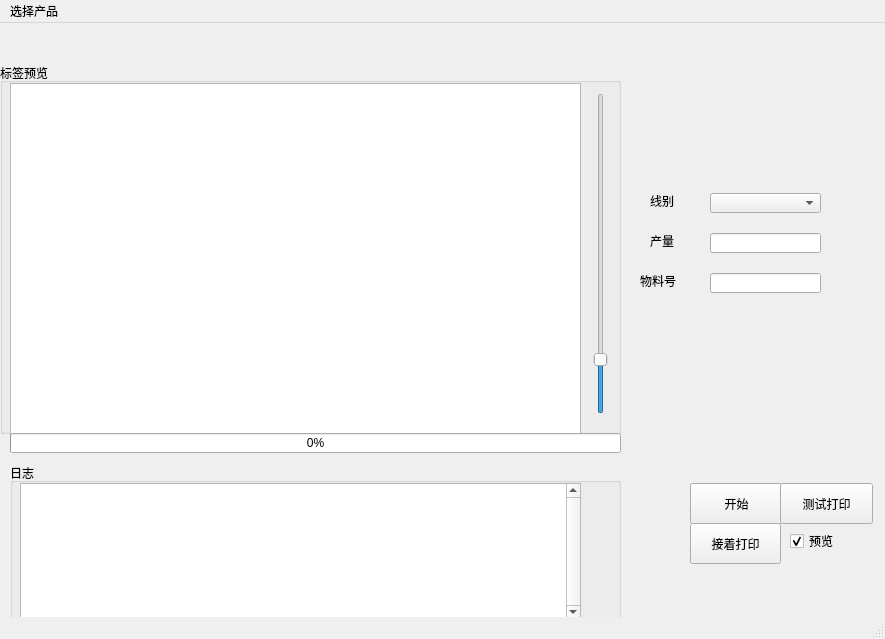
<?xml version="1.0" encoding="UTF-8"?>
<ui version="4.0">
 <class>MainWindow</class>
 <widget class="QMainWindow" name="MainWindow">
  <property name="windowModality">
   <enum>Qt::NonModal</enum>
  </property>
  <property name="enabled">
   <bool>true</bool>
  </property>
  <property name="geometry">
   <rect>
    <x>0</x>
    <y>0</y>
    <width>885</width>
    <height>639</height>
   </rect>
  </property>
  <property name="windowTitle">
   <string>奥比产品SN标签打印工具--v2.0.1.1</string>
  </property>
  <property name="layoutDirection">
   <enum>Qt::LeftToRight</enum>
  </property>
  <property name="autoFillBackground">
   <bool>false</bool>
  </property>
  <widget class="QWidget" name="centralwidget">
   <widget class="QGroupBox" name="gbx_label_view">
    <property name="geometry">
     <rect>
      <x>0</x>
      <y>40</y>
      <width>621</width>
      <height>371</height>
     </rect>
    </property>
    <property name="title">
     <string>标签预览</string>
    </property>
    <widget class="QGraphicsView" name="gph_view_label">
     <property name="geometry">
      <rect>
       <x>10</x>
       <y>20</y>
       <width>571</width>
       <height>351</height>
      </rect>
     </property>
     <property name="mouseTracking">
      <bool>true</bool>
     </property>
     <property name="autoFillBackground">
      <bool>false</bool>
     </property>
    </widget>
    <widget class="QSlider" name="slider_pre_view">
     <property name="geometry">
      <rect>
       <x>590</x>
       <y>30</y>
       <width>22</width>
       <height>321</height>
      </rect>
     </property>
     <property name="minimum">
      <number>1</number>
     </property>
     <property name="maximum">
      <number>40</number>
     </property>
     <property name="pageStep">
      <number>1</number>
     </property>
     <property name="value">
      <number>7</number>
     </property>
     <property name="sliderPosition">
      <number>7</number>
     </property>
     <property name="orientation">
      <enum>Qt::Vertical</enum>
     </property>
    </widget>
   </widget>
   <widget class="QGroupBox" name="gbx_log">
    <property name="geometry">
     <rect>
      <x>10</x>
      <y>440</y>
      <width>611</width>
      <height>161</height>
     </rect>
    </property>
    <property name="title">
     <string>日志</string>
    </property>
    <property name="alignment">
     <set>Qt::AlignLeading|Qt::AlignLeft|Qt::AlignTop</set>
    </property>
    <widget class="QTextEdit" name="ted_log">
     <property name="geometry">
      <rect>
       <x>10</x>
       <y>20</y>
       <width>561</width>
       <height>151</height>
      </rect>
     </property>
     <property name="inputMethodHints">
      <set>Qt::ImhNone</set>
     </property>
     <property name="lineWidth">
      <number>1</number>
     </property>
     <property name="verticalScrollBarPolicy">
      <enum>Qt::ScrollBarAlwaysOn</enum>
     </property>
     <property name="horizontalScrollBarPolicy">
      <enum>Qt::ScrollBarAlwaysOn</enum>
     </property>
     <property name="readOnly">
      <bool>true</bool>
     </property>
    </widget>
   </widget>
   <widget class="QPushButton" name="btn_start">
    <property name="geometry">
     <rect>
      <x>690</x>
      <y>460</y>
      <width>93</width>
      <height>41</height>
     </rect>
    </property>
    <property name="text">
     <string>开始</string>
    </property>
   </widget>
   <widget class="QLabel" name="label_products">
    <property name="geometry">
     <rect>
      <x>0</x>
      <y>0</y>
      <width>391</width>
      <height>41</height>
     </rect>
    </property>
    <property name="font">
     <font>
      <family>微软雅黑</family>
      <pointsize>14</pointsize>
      <weight>75</weight>
      <italic>false</italic>
      <bold>true</bold>
     </font>
    </property>
    <property name="styleSheet">
     <string notr="true">color: rgb(0, 0, 255);</string>
    </property>
    <property name="text">
     <string/>
    </property>
    <property name="alignment">
     <set>Qt::AlignCenter</set>
    </property>
   </widget>
   <widget class="QLabel" name="label_label">
    <property name="geometry">
     <rect>
      <x>420</x>
      <y>0</y>
      <width>101</width>
      <height>41</height>
     </rect>
    </property>
    <property name="font">
     <font>
      <family>微软雅黑</family>
      <pointsize>14</pointsize>
     </font>
    </property>
    <property name="text">
     <string/>
    </property>
   </widget>
   <widget class="QLabel" name="label_sortSN">
    <property name="geometry">
     <rect>
      <x>530</x>
      <y>0</y>
      <width>91</width>
      <height>41</height>
     </rect>
    </property>
    <property name="font">
     <font>
      <family>微软雅黑</family>
      <pointsize>14</pointsize>
     </font>
    </property>
    <property name="styleSheet">
     <string notr="true">color: rgb(0, 0, 255);</string>
    </property>
    <property name="text">
     <string/>
    </property>
   </widget>
   <widget class="QLabel" name="label_5">
    <property name="geometry">
     <rect>
      <x>650</x>
      <y>210</y>
      <width>41</width>
      <height>16</height>
     </rect>
    </property>
    <property name="text">
     <string>产量</string>
    </property>
   </widget>
   <widget class="QLineEdit" name="lineEdit_output">
    <property name="geometry">
     <rect>
      <x>710</x>
      <y>210</y>
      <width>111</width>
      <height>20</height>
     </rect>
    </property>
   </widget>
   <widget class="QLabel" name="label_4">
    <property name="geometry">
     <rect>
      <x>640</x>
      <y>250</y>
      <width>51</width>
      <height>16</height>
     </rect>
    </property>
    <property name="text">
     <string>物料号</string>
    </property>
   </widget>
   <widget class="QLineEdit" name="lineEdit_materialNum">
    <property name="geometry">
     <rect>
      <x>710</x>
      <y>250</y>
      <width>111</width>
      <height>20</height>
     </rect>
    </property>
   </widget>
   <widget class="QPushButton" name="btn_reprint">
    <property name="enabled">
     <bool>true</bool>
    </property>
    <property name="geometry">
     <rect>
      <x>690</x>
      <y>500</y>
      <width>91</width>
      <height>41</height>
     </rect>
    </property>
    <property name="text">
     <string>接着打印</string>
    </property>
   </widget>
   <widget class="QLabel" name="label_2">
    <property name="geometry">
     <rect>
      <x>650</x>
      <y>170</y>
      <width>41</width>
      <height>16</height>
     </rect>
    </property>
    <property name="layoutDirection">
     <enum>Qt::LeftToRight</enum>
    </property>
    <property name="frameShape">
     <enum>QFrame::NoFrame</enum>
    </property>
    <property name="text">
     <string>线别</string>
    </property>
   </widget>
   <widget class="QComboBox" name="comboBox_Lines">
    <property name="geometry">
     <rect>
      <x>710</x>
      <y>170</y>
      <width>111</width>
      <height>20</height>
     </rect>
    </property>
   </widget>
   <widget class="QCheckBox" name="checkBox_preScan">
    <property name="geometry">
     <rect>
      <x>790</x>
      <y>510</y>
      <width>71</width>
      <height>16</height>
     </rect>
    </property>
    <property name="text">
     <string>预览</string>
    </property>
    <property name="checked">
     <bool>true</bool>
    </property>
   </widget>
   <widget class="QProgressBar" name="pgb_print_progress">
    <property name="geometry">
     <rect>
      <x>10</x>
      <y>410</y>
      <width>611</width>
      <height>20</height>
     </rect>
    </property>
    <property name="value">
     <number>0</number>
    </property>
   </widget>
   <widget class="QPushButton" name="btn_test_printer">
    <property name="geometry">
     <rect>
      <x>780</x>
      <y>460</y>
      <width>93</width>
      <height>41</height>
     </rect>
    </property>
    <property name="text">
     <string>测试打印</string>
    </property>
   </widget>
   <zorder>label_2</zorder>
   <zorder>comboBox_Lines</zorder>
   <zorder>gbx_label_view</zorder>
   <zorder>gbx_log</zorder>
   <zorder>btn_start</zorder>
   <zorder>label_products</zorder>
   <zorder>label_label</zorder>
   <zorder>label_sortSN</zorder>
   <zorder>label_5</zorder>
   <zorder>lineEdit_output</zorder>
   <zorder>label_4</zorder>
   <zorder>lineEdit_materialNum</zorder>
   <zorder>btn_reprint</zorder>
   <zorder>checkBox_preScan</zorder>
   <zorder>pgb_print_progress</zorder>
   <zorder>btn_test_printer</zorder>
  </widget>
  <widget class="QMenuBar" name="menubar">
   <property name="geometry">
    <rect>
     <x>0</x>
     <y>0</y>
     <width>885</width>
     <height>23</height>
    </rect>
   </property>
   <widget class="QMenu" name="m_menu">
    <property name="title">
     <string>选择产品</string>
    </property>
   </widget>
   <addaction name="m_menu"/>
  </widget>
  <widget class="QStatusBar" name="statusbar"/>
 </widget>
 <resources/>
 <connections/>
</ui>
